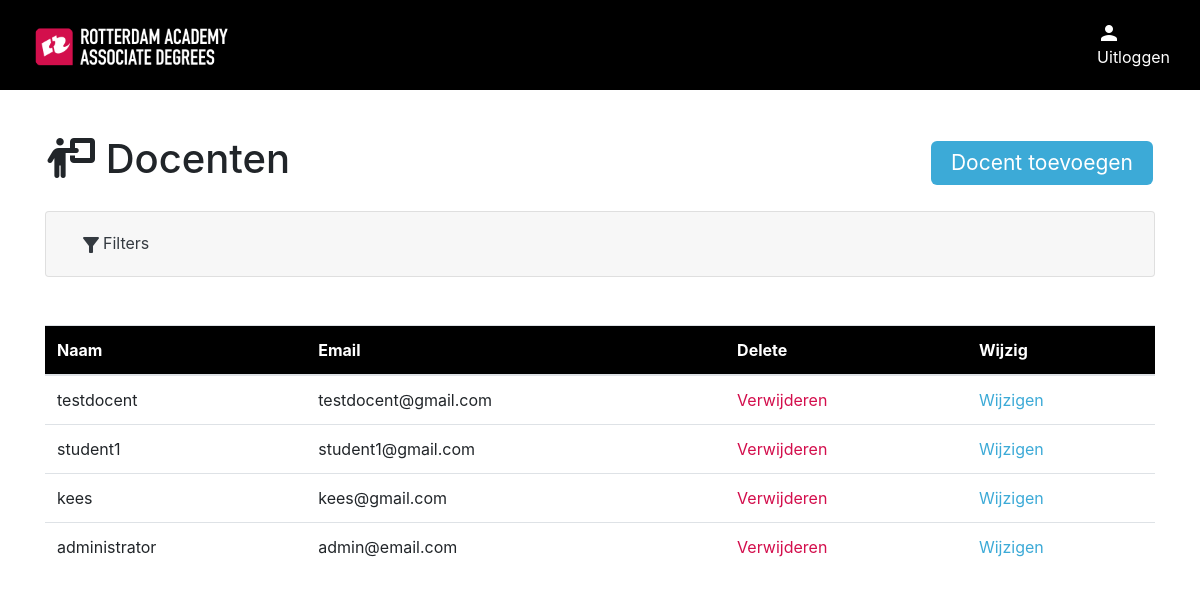
/docenten_overzicht, run on the app's committed database.
### models/userModel.py (models this page shows)
class User(UserMixin, db.Model):
    id = db.Column(db.Integer, primary_key=True)
    name = db.Column(db.String(100), nullable=False)
    email = db.Column(db.String(100), nullable=False)
    password = db.Column(db.String(255), nullable=True)
    role = db.Column(db.Integer, nullable=False)
    studentNumber = db.Column(db.Integer, nullable=True)
    def to_dict(self):
        return {
            'id': self.id,
            'name': self.name,
            'email': self.email,
            'password': self.password,
            'role': self.role,
            'student_number': self.studentNumber
        }

### routes/teacherRoutes.py (the view)
    @app.route("/docenten_overzicht")
    def teachers_index():
        teachers = TeacherController.get_all_teachers()
        return render_template(
            "teachers/index.html", teachers=teachers
        )

### controllers/teacherController.py (called while the page is built)
    @staticmethod
    def get_all_teachers():
        teachers = User.query.filter_by(role=0)
        teachers_dict = [teacher.to_dict() for teacher in teachers]
        return teachers_dict

### templates/teachers/index.html (shortened to what this page needs)
{% include "layout.html" %}
{% block content %}
{% include "navigation.html" %}
<div class="container">
    <div class="index" id="teachers">
        <div class="top-content">
            <h1><span class="fa-solid fa-person-chalkboard"></span> Docenten</h1>
            <a href="#" class="button" id="btnCreate" data-toggle="modal" data-target="#teacherModalCreate">Docent toevoegen</a>
        </div>
        <div class="accordion mb-5" id="filterAccordion">
            <div class="card">
              <div class="card-header" id="filterAccordionHeader">
                <h2 class="mb-0">
                  <button class="btn btn-link btn-block text-left text-dark" type="button" data-toggle="collapse" data-target="#collapseOne" aria-expanded="true" aria-controls="collapseOne">
                    <span class="material-icons">filter_alt</span>Filters
                  </button>
                </h2>
              </div>
            </div>
        </div>
        <table class="table">
            <thead style="background-color: black; color: #fff;">
            <tr>
                <th scope="Name">Naam</th>
                <th scope="Email">Email</th>
                <th scope="Delete">Delete</th>
                <th scope="Change">Wijzig</th>
            </tr>
            </thead>
            <tbody>
            {% for teacher in teachers %}
            <tr>
                <td>{{ teacher.name }}</td>
                <td>{{ teacher.email }}</td>
                <td><a href="#" class="red showDeleteRowModal" data-id="{{ teacher.id }}" data-toggle="modal" data-target="#deleteRowConfirmation">Verwijderen</a></td>
                <td><a href="#" class="blue" data-id="{{ teacher.id }}" id="btnEdit" data-toggle="modal"
                       data-target="#teacherModalUpdate">Wijzigen</a></td>
            </tr>
            {% endfor %}
            </tbody>
        </table>
    </div>
</div>
{% endblock %}

### templates/layout.html (shortened to what this page needs)
<!DOCTYPE html>
<html lang="en">
<head>
    <link rel="stylesheet" href="https://cdn.jsdelivr.net/npm/bootstrap@4.4.1/dist/css/bootstrap.min.css"
>
    <link rel="stylesheet" type="text/css" href="https://cdn.jsdelivr.net/npm/pikaday/css/pikaday.css">
    <link rel="stylesheet" href="/static/css/style.css" type="text/css"/>
    <link rel="stylesheet" href="https://cdnjs.cloudflare.com/ajax/libs/font-awesome/6.3.0/css/all.min.css"
          type="text/css"/>
</head>
<body>
</body>
</html>

### templates/navigation.html (shortened to what this page needs)
<nav class="navigation">
    <div class="nav_container">
        <a href="/index">
            <img src="/static/assets/ra_logo.png" alt="RAC logo"/>
        </a>
        <div class="account">
            <div class="user">
                <span class="material-icons">person</span>
            </div>
            <a href="/logout">Uitloggen</a>
        </div>
    </div>
</nav>

### static/css/style.css (style rules this page uses)
:root { --black: #000; --white: #fff; --racRed: #D30E4C; --racBlue: #3CAAD7; --textColor: #272727; }
.container { position: relative; top: 90px; }
.navigation .nav_container { width: 1140px; margin: 0 auto; padding: unset; padding-top: 120px; }
.navigation { top: 0; background-color: var(--black); position: fixed; width: 100%; height: 90px; z-index: 10; }
.navigation .nav_container { padding-top: unset; height: 100%; display: flex; align-items: center; justify-content: space-between; gap: 20px; }
.navigation img { height: 45px; }
.navigation a { color: var(--white); }
.navigation .material-icons { color: var(--white); }
.navigation .user { display: flex; justify-content: space-between; align-items: center; color: var(--white); }
.button { background-color: var(--racBlue); border: none; color: var(--white); padding: 6px 20px; text-align: center; display: inline-block; font-size: 21px; margin: 4px 2px; border-radius: 6px; }
.red { color: var(--racRed) !important; }
.blue { color: var(--racBlue) !important; }
.index .top-content { display: flex; justify-content: space-between; align-items: center; margin: 45px 0 20px 0; }
.material-icons { vertical-align: middle; }

### data on the page
User: name "testdocent", email "testdocent@gmail.com"
User: name "student1", email "student1@gmail.com"
User: name "kees", email "kees@gmail.com"
User: name "administrator", email "admin@email.com"
